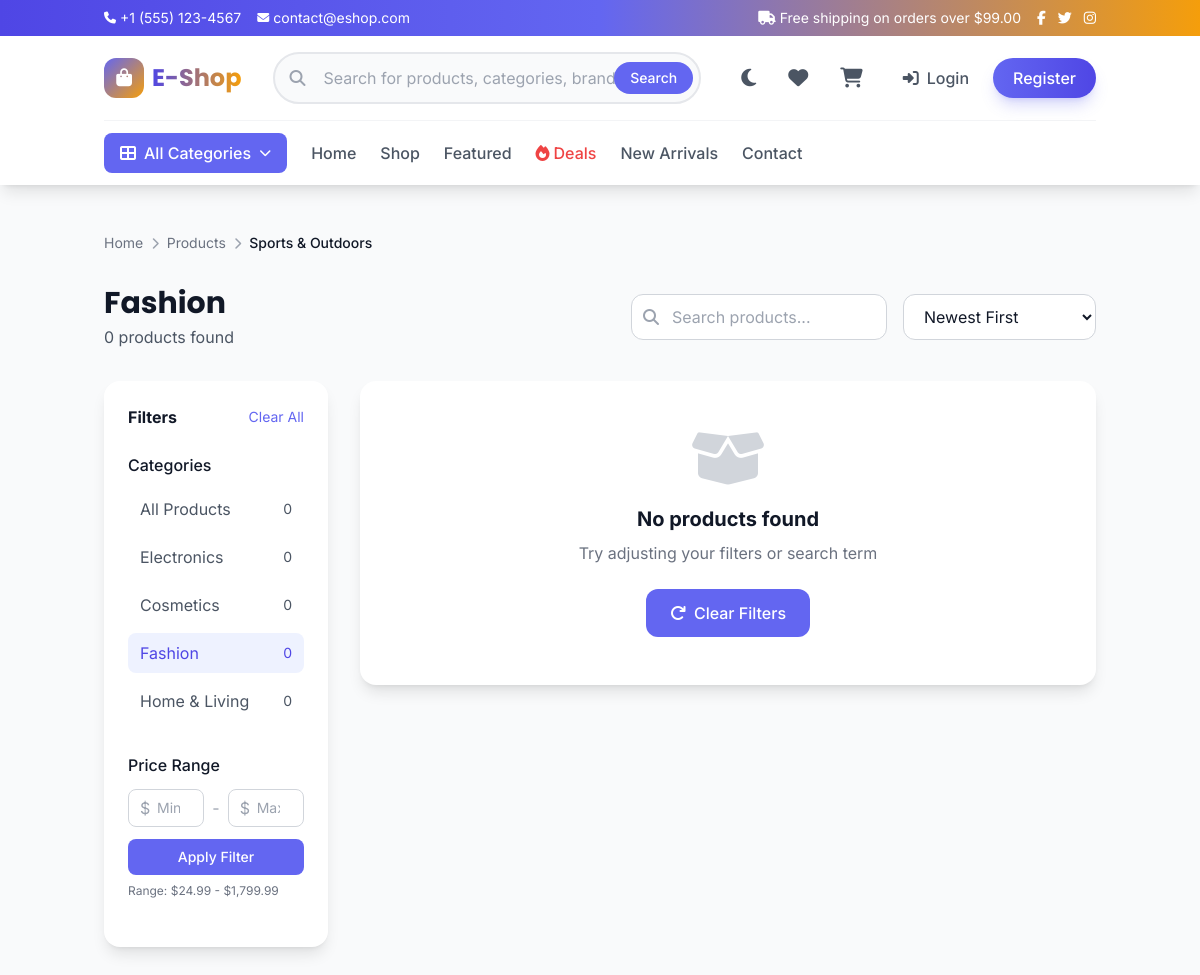
Screenshot of /products.php?category=fashion with the database file from the repository.
### tables this page shows
CREATE TABLE settings (
    id INT PRIMARY KEY AUTO_INCREMENT,
    setting_key VARCHAR(100) UNIQUE NOT NULL,
    setting_value TEXT DEFAULT NULL,
    setting_type VARCHAR(50) DEFAULT 'text',
    created_at TIMESTAMP DEFAULT CURRENT_TIMESTAMP,
    updated_at TIMESTAMP DEFAULT CURRENT_TIMESTAMP ON UPDATE CURRENT_TIMESTAMP,
    INDEX idx_key (setting_key)
);

CREATE TABLE categories (
    id INT PRIMARY KEY AUTO_INCREMENT,
    name VARCHAR(100) NOT NULL,
    slug VARCHAR(150) UNIQUE NOT NULL,
    description TEXT DEFAULT NULL,
    parent_id INT DEFAULT 0,
    image VARCHAR(255) DEFAULT NULL,
    icon VARCHAR(100) DEFAULT NULL,
    sort_order INT DEFAULT 0,
    status ENUM('active', 'inactive') DEFAULT 'active',
    created_at TIMESTAMP DEFAULT CURRENT_TIMESTAMP,
    updated_at TIMESTAMP DEFAULT CURRENT_TIMESTAMP ON UPDATE CURRENT_TIMESTAMP,
    INDEX idx_slug (slug),
    INDEX idx_parent (parent_id),
    INDEX idx_status (status)
);

### products.php (the view, shortened to what the rows shown need)
<?php
require_once 'includes/functions.php';
$categorySlug = sanitize($_GET['category'] ?? '');
$search = sanitize($_GET['search'] ?? '');
$where = "WHERE p.status = 'active'";
$params = [];
$category = null;
if ($categorySlug) {
    $category = db()->fetch("SELECT * FROM categories WHERE slug = ?", [$categorySlug]);
    if ($category) {
        $where .= " AND p.category_id = ?";
        $params[] = $category['id'];
    }
}
$totalProducts = db()->fetch("SELECT COUNT(*) as count FROM products p $where", $params)['count'];
$categories = db()->fetchAll("
    SELECT c.*, COUNT(p.id) as product_count
    FROM categories c
    LEFT JOIN products p ON c.id = p.category_id AND p.status = 'active'
    WHERE c.status = 'active'
    GROUP BY c.id
    ORDER BY c.name ASC
");
$pageTitle = $category ? $category['name'] : ($search ? "Search: $search" : 'All Products');
include 'includes/header.php';
?>
<main class="py-12 bg-gray-50 dark:bg-gray-900 min-h-screen">
    <div class="container mx-auto px-4">
        <nav class="mb-8">
            <ol class="flex items-center gap-2 text-sm">
                <li><a href="<?php echo SITE_URL; ?>" class="text-gray-500 hover:text-primary-500 transition">Home</a></li>
                <li class="text-gray-400"><i class="fas fa-chevron-right text-xs"></i></li>
                <?php if ($category): ?>
                <li><a href="<?php echo SITE_URL; ?>/products.php" class="text-gray-500 hover:text-primary-500 transition">Products</a></li>
                <li class="text-gray-400"><i class="fas fa-chevron-right text-xs"></i></li>
                <li class="text-gray-900 dark:text-white font-medium"><?php echo htmlspecialchars($category['name']); ?></li>
                <?php else: ?>
                <li class="text-gray-900 dark:text-white font-medium">Products</li>
                <?php endif; ?>
            </ol>
        </nav>
        <div class="flex flex-col lg:flex-row gap-6 justify-between items-start lg:items-center mb-8">
            <div>
                <h1 class="text-3xl font-display font-bold text-gray-900 dark:text-white"><?php echo $pageTitle; ?></h1>
                <p class="text-gray-600 dark:text-gray-400 mt-1"><?php echo number_format($totalProducts); ?> products found</p>
            </div>
        </div>
        <div class="grid grid-cols-1 lg:grid-cols-4 gap-8">
            <div class="lg:col-span-1">
                <div class="bg-white dark:bg-gray-800 rounded-2xl shadow-lg p-6 sticky top-28">
                    <div class="mb-6">
                        <div class="space-y-2 max-h-60 overflow-y-auto">
                            <?php foreach ($categories as $cat): ?>
                            <a href="<?php echo SITE_URL; ?>/products.php?category=<?php echo $cat['slug']; ?><?php echo $search ? '&search=' . urlencode($search) : ''; ?>"
                               class="flex items-center justify-between py-2 px-3 rounded-lg <?php echo $categorySlug === $cat['slug'] ? 'bg-primary-50 dark:bg-primary-900/20 text-primary-600' : 'text-gray-600 dark:text-gray-300 hover:bg-gray-100 dark:hover:bg-gray-700'; ?> transition">
                                <span><?php echo htmlspecialchars($cat['name']); ?></span>
                                <span class="text-sm"><?php echo $cat['product_count']; ?></span>
                            </a>
                            <?php endforeach; ?>
                        </div>
                    </div>
                </div>
            </div>
        </div>
    </div>
</main>
<?php include 'includes/footer.php'; ?>

### includes/header.php (shortened to what the rows shown need)
<?php
require_once __DIR__ . '/functions.php';
$categories = getCategoryWithChildren();
?>
<!DOCTYPE html>
<html lang="en" class="scroll-smooth">
<head>
    <script src="https://cdn.tailwindcss.com"></script>
    <link rel="stylesheet" href="https://cdnjs.cloudflare.com/ajax/libs/font-awesome/6.5.1/css/all.min.css">
    <link rel="stylesheet" href="https://cdn.jsdelivr.net/npm/swiper@11/swiper-bundle.min.css">
    <link rel="stylesheet" href="<?php echo SITE_URL; ?>/assets/css/style.css">
</head>
<body class="bg-gray-50 dark:bg-gray-900 transition-colors duration-300">
    <div class="bg-gradient-to-r from-primary-600 via-primary-500 to-secondary-500 text-white text-sm py-2">
        <div class="container mx-auto px-4">
            <div class="flex items-center justify-between">
                <div class="flex items-center gap-4">
                    <a href="tel:<?php echo getSetting('site_phone'); ?>" class="flex items-center gap-1 hover:text-primary-100 transition">
                        <i class="fas fa-phone text-xs"></i>
                        <span class="hidden sm:inline"><?php echo getSetting('site_phone', '+1 (555) 123-4567'); ?></span>
                    </a>
                    <a href="mailto:<?php echo getSetting('site_email'); ?>" class="flex items-center gap-1 hover:text-primary-100 transition">
                        <i class="fas fa-envelope text-xs"></i>
                        <span class="hidden sm:inline"><?php echo getSetting('site_email', 'contact@eshop.com'); ?></span>
                    </a>
                </div>
                <div class="flex items-center gap-4">
                    <span class="hidden md:flex items-center gap-1">
                        <i class="fas fa-truck"></i>
                        Free shipping on orders over $<?php echo getSetting('free_shipping_min', '99'); ?>
                    </span>
                    <div class="flex items-center gap-3">
                        <a href="<?php echo getSetting('facebook_url', '#'); ?>" class="hover:text-primary-100 transition"><i class="fab fa-facebook-f"></i></a>
                        <a href="<?php echo getSetting('twitter_url', '#'); ?>" class="hover:text-primary-100 transition"><i class="fab fa-twitter"></i></a>
                        <a href="<?php echo getSetting('instagram_url', '#'); ?>" class="hover:text-primary-100 transition"><i class="fab fa-instagram"></i></a>
                    </div>
                </div>
            </div>
        </div>
    </div>
    <main id="mainContent">

### rows the page displays
settings: setting_value "+1 (555) 123-4567"
settings: setting_value "contact@eshop.com"
settings: setting_value "99.00"
categories: name "Sports & Outdoors"
categories: name "Fashion"
categories: name "Electronics", product_count "0"
categories: name "Cosmetics", product_count "0"
categories: name "Home & Living", product_count "0"

### other values shown
$totalProducts "0"
$cat['name'] "Fashion"
$cat['product_count'] "0"
formatPrice($priceRange['min_price']) "$24.99"
formatPrice($priceRange['max_price']) "$1,799.99"
